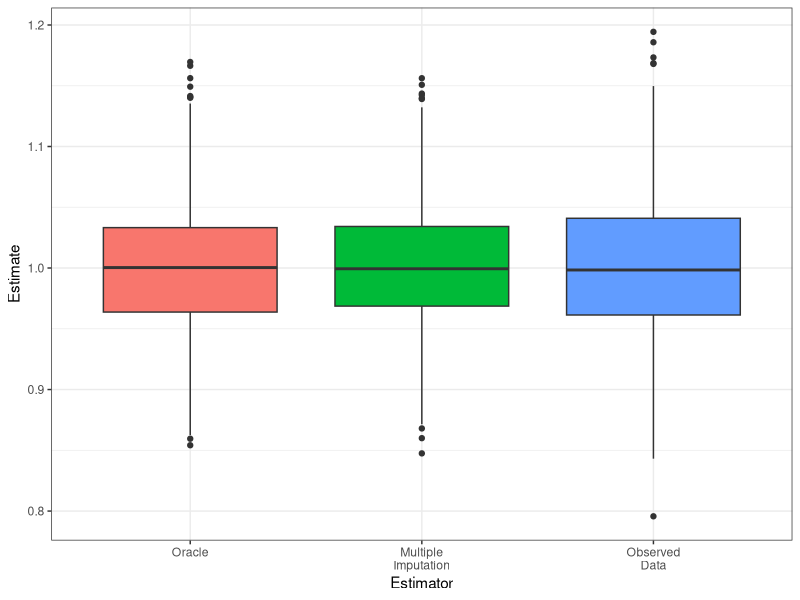

Recreate this plot in R.
#' Purpose: Examine bias and variance of multiple imputation procedure
#' under correct and incorrect model specification.
#' Updated: 2022-06-25
library(dplyr)
library(ggplot2)

# -----------------------------------------------------------------------------

#' Data Generating Process
#' 
#' Generate data. "g" is genotype, "x" and "z" are covariates, "y"
#' is the outcome, and "yobs" is the outcome after introduction of
#' missingness.
#' 
#' @param n Sample size.
#' @param bg Genetic effect size.
#' @param bx Effect of X. 
#' @param bz Effect of Z. 
#' @param maf Minor allele frequency.
#' @param miss Missingness rate.
#' @param rho_xz Correlation of (X, Z). 
#' @param ve Residual variance.
#' @return Data.frame.
DGP <- function(
    n,
    bg = 1.0,
    bx = -0.50,
    bz = 0.50,
    maf = 0.25,
    miss = 0.20,
    rho_xz = 0.5,
    ve = 1.0
) {
  
  # Genotype and covariates. X and Z have correlation rho_xz.
  g <- stats::rbinom(n = n, size = 2, prob = maf)
  x <- stats::rnorm(n)
  z <- sqrt(1 - rho_xz^2) * stats::rnorm(n) + rho_xz * x
  
  design <- cbind(g, x, z)
  eta <- design %*% c(bg, bx, bz)
  
  # Oracle outcome.
  y <- eta + stats::rnorm(n, sd = sqrt(ve))
  
  # Outcome with missingness.
  draw <- sample(seq_len(n), size = round(miss * n), replace = FALSE)
  yobs <- y
  yobs[draw] <- NA
  
  out <- data.frame(
    g = g,
    x = x,
    z = z,
    y = y,
    yobs = yobs
  )
  return(out)
}


#' Fit Imputation Model
#' 
#' Here the imputation model is correctly specified.
#' 
#' @param data Data.frame.
#' @return List containing the imputation coefficients and residual SD.
FitImpModel <- function(data) {
  fit <- lm(y ~ g + x + z, data = data)
  fit_summary <- summary(fit)
  out <- list()
  out$coef <- coef(fit)
  out$sigma <- fit_summary$sigma
  return(out)
}


#' Generate Imputation
#' 
#' Generate a single imputation of y.
#' 
#' @param data Data.frame.
#' @param imp_param Imputation model parameters.
#' @return Data.frame.
GenSingleImp <- function(data, imp_param) {
  
  data_miss <- data %>%
    dplyr::filter(is.na(yobs)) 
  
  design_miss <- data_miss %>%
    dplyr::select(g, x, z) %>%
    as.matrix()
  design_miss <- cbind(1, design_miss)
  
  eta <- design_miss %*% imp_param$coef
  yhat <- eta + stats::rnorm(length(eta), sd = imp_param$sigma)
  
  out <- data
  out$yhat <- data$yobs
  out$yhat[is.na(out$yhat)] <- yhat
  return(out)
}


#' Estimate Genetic Effect
#' 
#' Estimates the genetic effect and standard error.
#' 
#' @param covar Data.frame of covariates. Should not include "g" or "y".
#' @param geno Genotype vector.
#' @param outcome Outcome vector.
#' @return Numeric vector containing the estimate "est" and standard error "se".
EstBetaG <- function(covar, geno, outcome) {
  df <- data.frame(
    y = outcome,
    g = geno,
    covar
  ) %>% na.omit()
  
  fit <- lm(y ~ ., data = df)
  fit_summary <- summary(fit)$coefficients
  
  out <- fit_summary[
    rownames(fit_summary) == "g", c("Estimate", "Std. Error")]
  names(out) <- c("est", "se")
  return(out)
}


#' Multiple Imputation
#' 
#' Impute the data n_imp times. For each imputation, estimate the genetic effect
#' and standard error. Combine results across the n_imp imputations, using the
#' mean to estimate the genetic effect, and Rubin's rules to estimate the
#' standard error.
#' 
#' @param data Data.frame.
#' @param imp_param Imputation parameters.
#' @param n_imp Number of imputations
#' @return Numeric vector containing the estimate "est" and standard error "se".
MI <- function(
    data,
    imp_param,
    n_imp = 10
) {
  
  # Run n_imp imputations.
  results <- lapply(seq_len(n_imp), function(i) {
    single_imp <- GenSingleImp(data, imp_param)
    est <- EstBetaG(
      covar = single_imp[, c("x", "z")],
      geno = single_imp$g,
      outcome = single_imp$yhat
    )
    return(est)
  })
  results <- do.call(rbind, results)
  
  # Final estimate and SE.
  bg_bar <- mean(results[, "est"])
  v_w <- mean(results[, "se"]^2)  # Variance within.
  v_b <- var(results[, "est"])  # Variance between.
  v <- v_w + (1 + 1 / n_imp) * v_b  # Total variance.
  bg_se <- sqrt(v)
  
  out <- c(est = bg_bar, se = bg_se)
  return(out)
}


#' Simulation
#' 
#' Case of correctly specified imputation model.
#' 
#' @param n Sample size.
#' @param reps Simulation replicates.
#' @return Data.frame.
Sim <- function(n = 1e3, reps = 1e3) {
  
  # Run inference procedures:
  # 1. Oracle
  # 2. Observed data
  # 3. Multiple imputation
  results <- lapply(seq_len(reps), function(i) {
    
    # Fit imputation model on training data.
    train_data <- DGP(n)
    imp_param <- FitImpModel(train_data)
    
    # Generate independent inference data.
    data <- DGP(n)
    
    # Oracle estimator.
    oracle_est <- EstBetaG(
      covar = data[, c("x", "z")],
      geno = data$g,
      outcome = data$y
    )
    names(oracle_est) <- paste0("oracle_", names(oracle_est))
    
    # Observed data estimator.
    obs_est <- EstBetaG(
      covar = data[, c("x", "z")],
      geno = data$g,
      outcome = data$yobs
    )
    names(obs_est) <- paste0("obs_", names(obs_est))
    
    # Multiple imputation estimator.
    mi_est <- MI(data, imp_param)
    names(mi_est) <- paste0("mi_", names(mi_est))
    
    out <- c(oracle_est, obs_est, mi_est)
    return(out)
  })
  results <- do.call(rbind, results)
  return(data.frame(results))
}


#' Plot Simulation Results
#' 
#' @param sim Data.frame of simulation results.
#' @return ggplot.
PlotSim <- function(sim) {
  df <- sim %>% 
    dplyr::select(oracle_est, obs_est, mi_est) %>%
    tidyr::pivot_longer(
      cols = tidyr::everything(),
      names_to = "x",
      values_to = "Estimate"
    ) %>%
    dplyr::mutate(
      x = gsub("_est", "", x),
      Estimator = factor(
        x,
        levels = c("oracle", "mi", "obs"),
        labels = c("Oracle", "Multiple\nImputation", "Observed\nData")
      )
    )
  
  q <- ggplot(data = df) + 
    theme_bw() + 
    geom_boxplot(
      aes(x = Estimator, y = Estimate, fill = Estimator),
      show.legend = FALSE
    )
  return(q)
}


#' Tabulate Simulation Results
#' 
#' Tabulates the mean estimate and root-mean-square standard error.
#' 
#' @param sim Data.frame of simulation results.
#' @return Data.frame.
TabulateSim <- function(sim) {
  mu <- sim %>% 
    dplyr::select(oracle_est, obs_est, mi_est) %>%
    tidyr::pivot_longer(
      cols = tidyr::everything(),
      names_to = "x",
      values_to = "y"
    ) %>%
    dplyr::mutate(
      estimator = gsub("_est", "", x)
    ) %>%
    dplyr::group_by(estimator) %>%
    dplyr::summarise(est = mean(y)) 
  
  se <- sim %>% 
    dplyr::select(oracle_se, obs_se, mi_se) %>%
    tidyr::pivot_longer(
      cols = tidyr::everything(),
      names_to = "x",
      values_to = "y"
    ) %>%
    dplyr::mutate(
      estimator = gsub("_se", "", x)
    ) %>%
    dplyr::group_by(estimator) %>%
    dplyr::summarise(se = sqrt(mean(y^2)))
  
  tab <- mu %>%
    dplyr::inner_join(se, by = "estimator") 
  return(tab)
}


# -----------------------------------------------------------------------------

# Simulation with correctly specified imputation model.
set.seed(101)
sim <- Sim(reps = 1e3)

# Boxplots.
q <- PlotSim(sim)
show(q)

# Tabulate results.
tab <- TabulateSim(sim)
show(tab)

# Compare empirical standard error to estimated standard error.
se_comp <- rbind( apply(sim[, c(1,3,5)], 2, sd),
                  apply(sim[, c(2,4,6)], 2, mean)
                 )
rownames(se_comp) <- c("empirical", "estimated")
print(se_comp)
